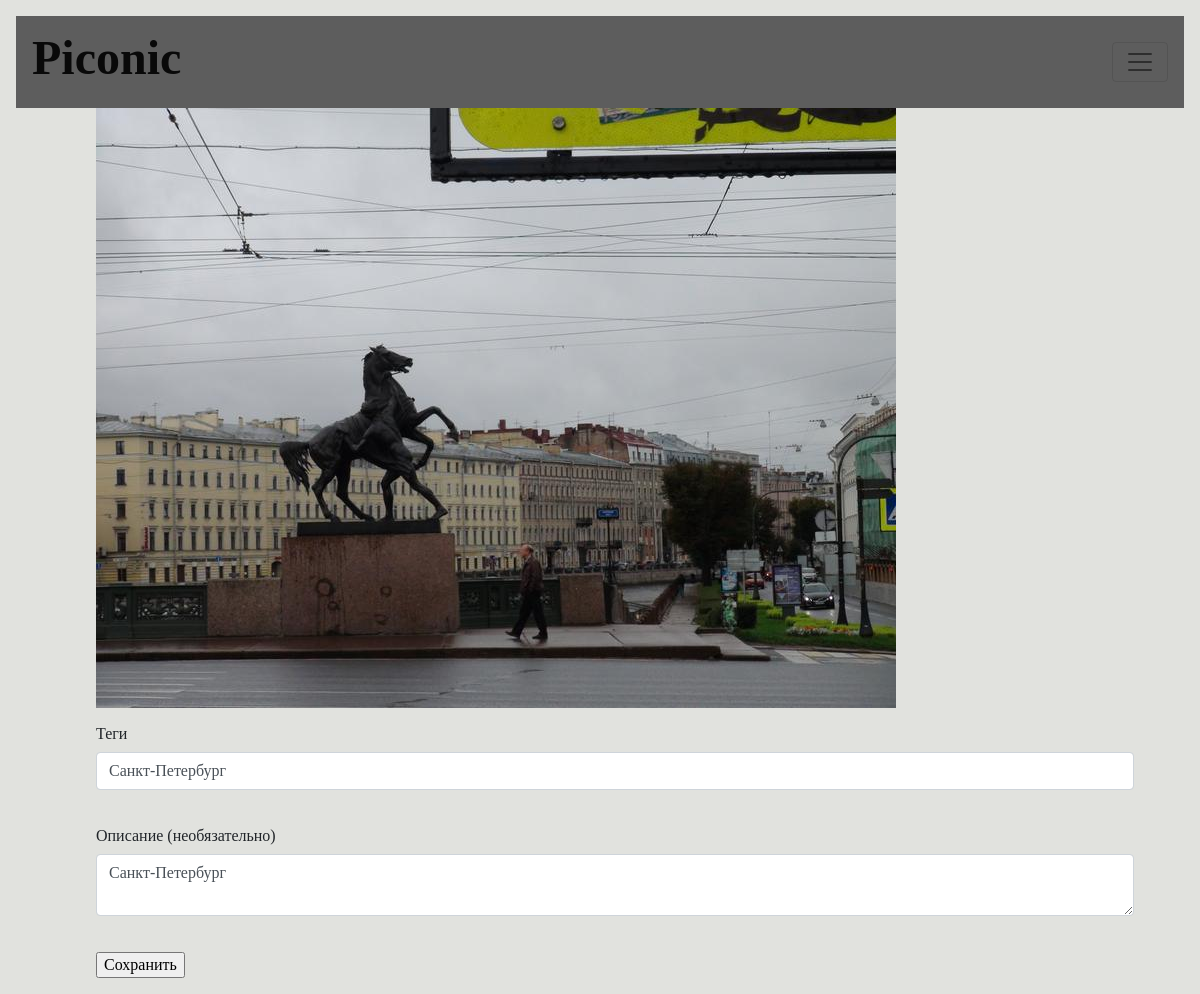
The page /post/16 (signed in) on the database its author committed.
### data/posts.py (models this page shows)
class Posts(SqlAlchemyBase, SerializerMixin):
    __tablename__ = 'posts'
    original_f_s_l = sqlalchemy.Column(sqlalchemy.String)  # original file storage location
    scaled_f_s_l = sqlalchemy.Column(sqlalchemy.String)  # scaled file storage location
    id = sqlalchemy.Column(sqlalchemy.Integer,
                           primary_key=True, autoincrement=True)
    user_uploud = sqlalchemy.Column(sqlalchemy.Integer,
                                    sqlalchemy.ForeignKey("users.id"))
    tegs = sqlalchemy.Column(sqlalchemy.String)
    about = sqlalchemy.Column(sqlalchemy.Integer, nullable=True)
    is_private = sqlalchemy.Column(sqlalchemy.Boolean, default=False)
    user = orm.relation('User')

### main.py (the view, shortened to what this page needs)
@app.route('/post/<int:id>', methods=['GET', 'POST'])
@login_required
def edit_news(id):
    form = PostForm()
    if request.method == "GET":
        db_sess = db_session.create_session()
        post = db_sess.query(Posts).filter(Posts.id == id,
                                           (Posts.user == current_user) | (current_user.id == 1)
                                           ).first()
        if post:
            form.tegs.data = post.tegs
            form.about.data = post.about
        else:
            abort(404)
    return render_template('post.html',
                           title='Редактирование поста',
                           form=form,
                           post=post)

### forms/post.py
class PostForm(FlaskForm):
    file = FileField('Фото')
    tegs = StringField('Теги', validators=[DataRequired()])
    about = TextAreaField('Описание (необязательно)', validators=[DataRequired()])
    is_private = BooleanField("Личное")
    submit = SubmitField('Опубликовать')

### data/db_session.py (called while the page is built)
def create_session() -> Session:
    global __factory
    return __factory()

### main.py (called while the page is built)
@login_manager.user_loader
def load_user(user_id):
    db_sess = db_session.create_session()
    return db_sess.query(User).get(user_id)

### templates/post.html (shortened to what this page needs)
{% extends "base.html" %}
{% block content %}
<form method=post enctype=multipart/form-data>
    {% if title == 'Редактирование поста' %}
        <img src=/{{post.scaled_f_s_l}} alt={{post.id}}>
    {% else %}
    <input type=file name=file>
    {% endif %}
 <p>
        {{ form.tegs.label }}<br>
        {{ form.tegs(class="form-control") }}<br>
    </p>
 <p>
        {{ form.about.label }}<br>
        {{ form.about(class="form-control") }}<br>
    </p>
 <input type=submit value=Сохранить>
 </form>
{% endblock %}

### static/css/style.css (style rules this page uses)
*, *:before, *:after { box-sizing: border-box !important; }
body { background-color: #e1e2de }
p { margin: 1rem 0; }
body { padding: 1em; font-family: "Garamond", serif; }
body { line-height: 1.25; }
p { text-align: left; }

### rows shown on the page
Posts: scaled_f_s_l (picture), tegs "Санкт-Петербург", about "Санкт-Петербург"
